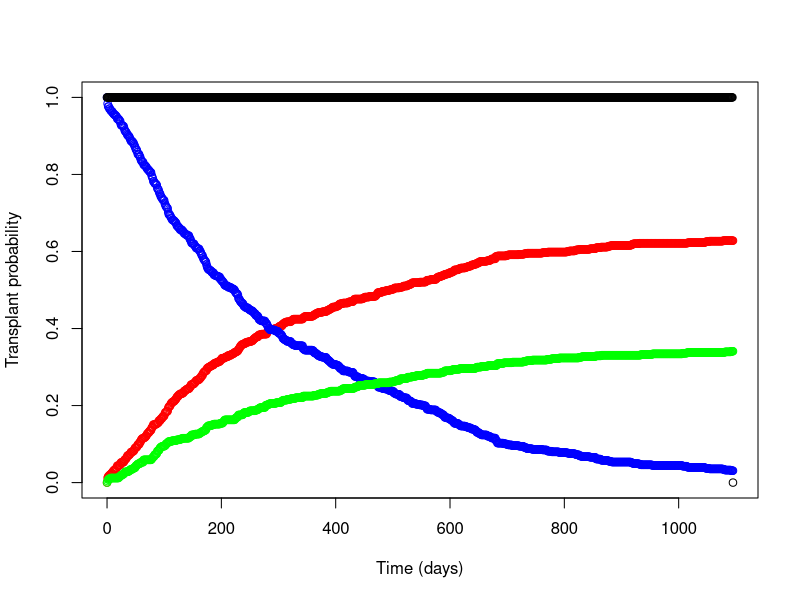

R code for this plot:
## Set work area/libname ##
## setwd("doc/Jenny-Rachel-R")

## Import data ##
survdata <- read.csv("lung wlist surv.csv")
param <- read.csv("wlist param.csv")
attach(survdata)
attach(param)

## Check data ##
head(survdata)
head(param)

## Adjusted capH will be - log(tx_surv) * exp(XB) ##

adjcox <- function(cent = "Newcastle", sex = 1, disgrp = "COPD", pred = "0", inhosp = 1, nyha = 3, age = 51, prevthor = 1, bld = "O", bmi = 23, fvc = 1.9) {
  
  
  ## Calculate individual xbeta terms ##
  
  #Sex #
  if(sex == 1){tx_xbeta_sex = tx_sex_1 ; rem_xbeta_sex = rem_sex_1}
  if(sex == 2){tx_xbeta_sex = tx_sex_2 ; rem_xbeta_sex = rem_sex_2}

  #Disease group #
  if(disgrp == "COPD"){tx_xbeta_dis = tx_dis_copd; rem_xbeta_dis = rem_dis_copd}
  if(disgrp == "CF"){tx_xbeta_dis = tx_dis_cf; rem_xbeta_dis = rem_dis_cf}
  if(disgrp == "Other"){tx_xbeta_dis = tx_dis_oth; rem_xbeta_dis = rem_dis_oth}
  if(disgrp == "PF"){tx_xbeta_dis = tx_dis_pf; rem_xbeta_dis = rem_dis_pf}
  
  #Prednisolone group #
  if(pred == "0"){tx_xbeta_pred = tx_pred_0; rem_xbeta_pred = rem_pred_0}
  if(pred == "1-14"){tx_xbeta_pred = tx_pred_1_14; rem_xbeta_pred = rem_pred_1_14}
  if(pred == ">=15"){tx_xbeta_pred = tx_pred_15; rem_xbeta_pred = rem_pred_15}
  
  #In hospital #
  if(inhosp == 1){tx_xbeta_hosp = tx_in_hosp_1; rem_xbeta_hosp = rem_in_hosp_1}
  if(inhosp == 2){tx_xbeta_hosp = tx_in_hosp_2; rem_xbeta_hosp = rem_in_hosp_2}
  
  #NYHA #
  if(nyha == 1){tx_xbeta_nyha = tx_nyha_1; rem_xbeta_nyha = rem_nyha_1}
  if(nyha == 2){tx_xbeta_nyha = tx_nyha_2; rem_xbeta_nyha = rem_nyha_2}
  if(nyha == 3){tx_xbeta_nyha = tx_nyha_3; rem_xbeta_nyha = rem_nyha_3}
  if(nyha == 4){tx_xbeta_nyha = tx_nyha_4; rem_xbeta_nyha = rem_nyha_4}
  
  #Previous thoracotomy #
  if(prevthor == 1){tx_xbeta_prevthor = tx_prev_thor_1; rem_xbeta_prevthor = rem_prev_thor_1}
  if(prevthor == 2){tx_xbeta_prevthor = tx_prev_thor_2; rem_xbeta_prevthor = rem_prev_thor_2}
  
  #Blood group #
  if(bld == "O"){tx_xbeta_bld = tx_bld_1; rem_xbeta_bld = rem_bld_1}
  if(bld == "A"){tx_xbeta_bld = tx_bld_2; rem_xbeta_bld = rem_bld_2}
  if(bld == "B"){tx_xbeta_bld = tx_bld_3; rem_xbeta_bld = rem_bld_3}
  if(bld == "AB"){tx_xbeta_bld = tx_bld_4; rem_xbeta_bld = rem_bld_4}
  
  #BMI #
  tx_xbeta_bmi = (bmi - 23) * tx_bmi
  rem_xbeta_bmi = (bmi - 23) * rem_bmi
  
  #FVC #
  tx_xbeta_fvc = (fvc - 1.9) * tx_fvc
  rem_xbeta_fvc = (fvc - 1.9) * rem_fvc
  
  #Age #
  
  #Spline patient terms #
  pt_rage_x1 <- age
  pt_rage_x2 <- ((max((pt_rage_x1 - 21)** 3, 0) - max((pt_rage_x1 - 63)** 3, 0)) / (63-21)) - ((max((pt_rage_x1 - 56)** 3, 0) - max((pt_rage_x1 - 63)** 3, 0)) / (63-56))
  pt_rage_x3 <- ((max((pt_rage_x1 - 44)** 3, 0) - max((pt_rage_x1 - 63)** 3, 0)) / (63-44)) - ((max((pt_rage_x1 - 56)** 3, 0) - max((pt_rage_x1 - 63)** 3, 0)) / (63-56))
  
  #Spline baseline terms #
  base_rage_x1 <- 51
  base_rage_x2 <- ((max((base_rage_x1 - 21)** 3, 0) - max((base_rage_x1 - 63)** 3, 0)) / (63-21)) - ((max((base_rage_x1 - 56)** 3, 0) - max((base_rage_x1 - 63)** 3, 0)) / (63-56))
  base_rage_x3 <- ((max((base_rage_x1 - 44)** 3, 0) - max((base_rage_x1 - 63)** 3, 0)) / (63-44)) - ((max((base_rage_x1 - 56)** 3, 0) - max((base_rage_x1 - 63)** 3, 0)) / (63-56))
  
  #Terms difference #
  rage_x1 <- pt_rage_x1 - base_rage_x1
  rage_x2 <- pt_rage_x2 - base_rage_x2
  rage_x3 <- pt_rage_x3 - base_rage_x3
  
  #xbeta term #
  tx_xbeta_age <- (tx_rage_1 * rage_x1) + (tx_rage_2 * rage_x2) + (tx_rage_3 * rage_x3)
  rem_xbeta_age <- (rem_rage_1 * rage_x1) + (rem_rage_2 * rage_x2) + (rem_rage_3 * rage_x3)
  
  
  ## Total xbetas ##
  tx_xbeta <- sum(tx_xbeta_sex, tx_xbeta_dis, tx_xbeta_pred, tx_xbeta_hosp, tx_xbeta_nyha, tx_xbeta_prevthor, tx_xbeta_bld, tx_xbeta_bmi, tx_xbeta_fvc, tx_xbeta_age)
  rem_xbeta <- sum(rem_xbeta_sex, rem_xbeta_dis, rem_xbeta_pred, rem_xbeta_hosp, rem_xbeta_nyha, rem_xbeta_prevthor, rem_xbeta_bld, rem_xbeta_bmi, rem_xbeta_fvc, rem_xbeta_age)
  
  
  
  ## Calculate cumulative hazard for each term ##
  capHtx <- -log(tx_surv) * exp (tx_xbeta)
  capHrem <- -log(rem_surv) * exp (rem_xbeta)
  
  basehaz <- data.frame(survdata, capHtx, capHrem)
  
  #Restrict to centre #
  centre <- basehaz[rec_unit==cent,]
  
  #Set up for 1 row per every day #
  days <- numeric(length = 1096)
  days <- 0:1095
  
  capHtx2 <- numeric(length = 1096)
  capHrem2 <- numeric(length = 1096)
  
  secondday <- centre$time[2]
  secondday
  
  ## delete second entry for day 0 - S(0) needs to start at 1 - only if second time entry is 0 ##
  
  if(secondday == 0){centre <- centre[-c(2),]}
  
  ## set up new dataset for day 0- 1095 - make sure there are data points for every day ##
  
  smoothed_cent <- data.frame(days)
  smoothed_cent$capHtx <- capHtx2
  smoothed_cent$capHrem <- capHrem2
  
  
  ## impute values from newc ##
  j<-1
  for (i in 1:1096){
    if (smoothed_cent$days[i] == centre$time[j] )
    {  smoothed_cent$capHtx[i] <- centre$capHtx[j]
    smoothed_cent$capHrem[i] <- centre$capHrem[j]
    j <- j + 1}
    else {smoothed_cent$capHtx[i] <- centre$capHtx[j-1]
    smoothed_cent$capHrem[i] <- centre$capHrem[j-1]
    }
  }
  
  
  dim(smoothed_cent)[1]
  
  capS <- numeric(length = dim(smoothed_cent)[1])
  capS[1] <- 1
  capF_tx <- numeric(length = dim(smoothed_cent)[1])
  capF_tx[1] <- 0
  capF_rem <- numeric(length = dim(smoothed_cent)[1])
  capF_rem[1] <- 0
  p_tx <- numeric(length = dim(smoothed_cent)[1])
  p_tx[1] <- 0
  p_rem <- numeric(length = dim(smoothed_cent)[1])
  p_rem[1] <- 0
  h_tx <- numeric(length = dim(smoothed_cent)[1])
  h_tx[1] <- 0
  h_rem <- numeric(length = dim(smoothed_cent)[1])
  h_rem[1] <- 0
  
  sumall <- numeric(length = dim(smoothed_cent)[1])
  sumall[1] <- 0
  
  #for (i in 1:10){
  for (i in 1:(dim(smoothed_cent)[1]-1)){
    h_tx[i] <- smoothed_cent$capHtx[i+1] - smoothed_cent$capHtx[i]
    p_tx[i] <- h_tx[i] * capS[i]
    capF_tx[i+1] <- capF_tx[i] + p_tx[i]
    
    h_rem[i] <- smoothed_cent$capHrem[i+1] - smoothed_cent$capHrem[i]
    p_rem[i] <- h_rem[i] * capS[i]
    capF_rem[i+1] <- capF_rem[i] + p_rem[i]
    
    capS[i+1] <- capS[i] - p_tx[i] - p_rem[i]
    
    sumall[i] <- capS[i] + capF_rem[i] + capF_tx[i]
    
  }
  
  out <- cbind(smoothed_cent, capS, capF_rem, capF_tx, sumall)
  
  return(out)
  

}

test <- adjcox (cent = "Newcastle", sex = 2, disgrp = "CF", inhosp = 2, bmi = 26, fvc = 3, bld = "A", age = 18, pred = "1-14", nyha = 2, prevthor = 2)

#Plotting the output #
plot(y = test$capF_tx, x = test$days, ylab = "Transplant probability", xlab = "Time (days)", ylim = c(0, 1), col = "red")
points(y = test$capS, x = test$days, col = "blue")
points(y = test$capF_rem, x = test$days, col="green")
points(y = test$sumall, x = test$days, col="black")

